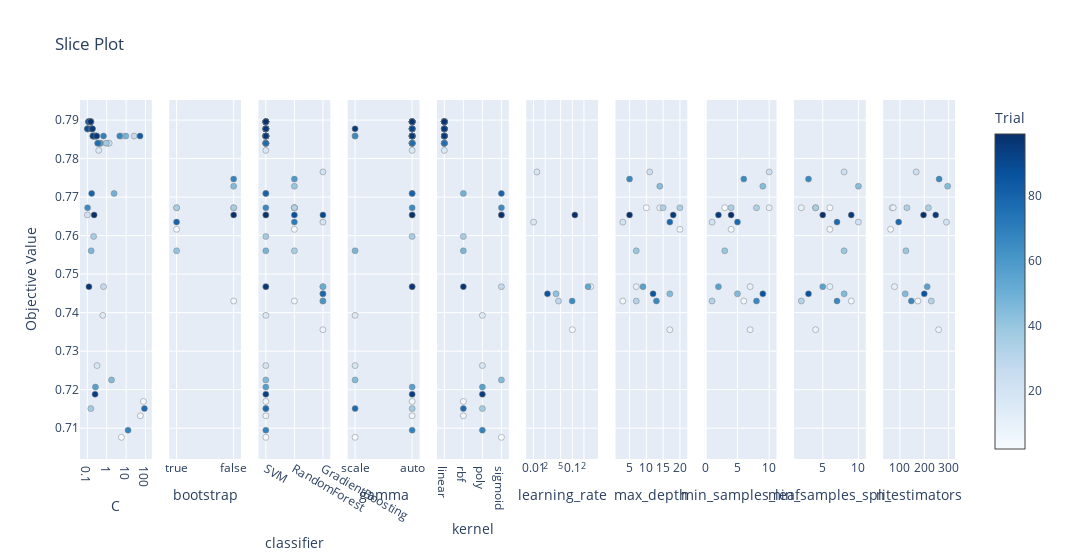

Notebook source saved alongside this figure:
### Code cell
# 3. Slice Plot
plot_slice(study).show()

### Figure 1 — Plotly figure (JSON) as saved in the notebook; plotly's stock layout.template omitted (floating-point values rounded to 4 significant figures)
{"data": [{"marker": {"color": [2, 4, 6, 9, 10, 11, 12, 13, 14, 15, 16, 18, 20, 21, 22, 23, 24, 25, 26, 27, 31, 32, 33, 34, 36, 37, 38, 41, 42, 43, 44, 45, 46, 47, 48, 49, 51, 52, 53, 54, 55, 56, 57, 58, 61, 62, 63, 64, 65, 66, 67, 68, 69, 71, 72, 73, 74, 75, 76, 77, 79, 80, 81, 82, 83, 84, 85, 86, 88, 89, 91, 92, 93, 94, 95, 96, 97, 98, 99], "colorbar": {"title": {"text": "Trial"}, "x": 1, "xpad": 40}, "colorscale": [[0, "rgb(247,251,255)"], [0.125, "rgb(222,235,247)"], [0.25, "rgb(198,219,239)"], [0.375, "rgb(158,202,225)"], [0.5, "rgb(107,174,214)"], [0.625, "rgb(66,146,198)"], [0.75, "rgb(33,113,181)"], [0.875, "rgb(8,81,156)"], [1, "rgb(8,48,107)"]], "line": {"color": "Grey", "width": 0.5}, "showscale": true}, "mode": "markers", "name": "Feasible Trial", "showlegend": false, "type": "scatter", "x": [5.737, 78.49, 54.84, 1.117, 0.1179, 0.1167, 0.1075, 0.1049, 0.6283, 0.3867, 5.707, 0.3178, 0.1005, 0.1488, 0.2656, 1.338, 0.2265, 0.2218, 25.97, 0.6882, 0.1047, 0.1508, 0.1943, 0.5098, 0.2111, 0.1514, 0.9468, 0.1472, 0.1617, 0.3386, 0.1541, 1.775, 0.4389, 0.1578, 9.71, 2.407, 0.152, 0.1362, 0.2869, 0.1001, 0.1723, 0.2619, 0.1339, 0.4364, 0.1393, 0.1972, 0.1317, 0.2945, 0.1031, 0.2049, 4.713, 12.65, 0.6856, 0.1313, 0.1262, 0.1756, 0.2287, 0.1267, 0.3491, 88.47, 0.2487, 0.1673, 0.1348, 52.74, 0.1144, 0.164, 0.2133, 0.1441, 0.1176, 0.1019, 0.1596, 0.1928, 0.1412, 0.2514, 0.1864, 0.3031, 0.1213, 0.1479, 0.2249], "xaxis": "x", "y": [0.7076, 0.7169, 0.7132, 0.784, 0.7896, 0.7896, 0.7877, 0.7877, 0.7393, 0.7821, 0.7858, 0.7263, 0.7654, 0.7896, 0.7858, 0.784, 0.7858, 0.7858, 0.7858, 0.7467, 0.7877, 0.7896, 0.7858, 0.784, 0.7598, 0.7151, 0.784, 0.7896, 0.7877, 0.784, 0.7896, 0.7225, 0.784, 0.7561, 0.7858, 0.7709, 0.7896, 0.7896, 0.7858, 0.7877, 0.7877, 0.7207, 0.7896, 0.784, 0.7896, 0.7858, 0.7896, 0.7858, 0.7672, 0.7858, 0.7858, 0.7095, 0.7858, 0.7896, 0.7896, 0.7877, 0.7858, 0.7896, 0.784, 0.7151, 0.7858, 0.7709, 0.7896, 0.7858, 0.7896, 0.7877, 0.7858, 0.7896, 0.7896, 0.7877, 0.7877, 0.7858, 0.7896, 0.7188, 0.7877, 0.7858, 0.7467, 0.7896, 0.7654], "yaxis": "y"}, {"marker": {"color": [0, 1, 3, 7, 29, 30, 35, 39, 59, 70, 87], "colorbar": {"title": {"text": "Trial"}, "x": 1, "xpad": 40}, "colorscale": [[0, "rgb(247,251,255)"], [0.125, "rgb(222,235,247)"], [0.25, "rgb(198,219,239)"], [0.375, "rgb(158,202,225)"], [0.5, "rgb(107,174,214)"], [0.625, "rgb(66,146,198)"], [0.75, "rgb(33,113,181)"], [0.875, "rgb(8,81,156)"], [1, "rgb(8,48,107)"]], "line": {"color": "Grey", "width": 0.5}, "showscale": false}, "mode": "markers", "name": "Feasible Trial", "showlegend": false, "type": "scatter", "x": [false, true, false, true, true, false, true, false, false, true, false], "xaxis": "x2", "y": [0.7672, 0.7616, 0.743, 0.7672, 0.7672, 0.7672, 0.7561, 0.7728, 0.7747, 0.7635, 0.7654], "yaxis": "y2"}, {"marker": {"color": [0, 1, 2, 3, 4, 5, 6, 7, 8, 9, 10, 11, 12, 13, 14, 15, 16, 17, 18, 19, 20, 21, 22, 23, 24, 25, 26, 27, 28, 29, 30, 31, 32, 33, 34, 35, 36, 37, 38, 39, 40, 41, 42, 43, 44, 45, 46, 47, 48, 49, 50, 51, 52, 53, 54, 55, 56, 57, 58, 59, 60, 61, 62, 63, 64, 65, 66, 67, 68, 69, 70, 71, 72, 73, 74, 75, 76, 77, 78, 79, 80, 81, 82, 83, 84, 85, 86, 87, 88, 89, 90, 91, 92, 93, 94, 95, 96, 97, 98, 99], "colorbar": {"title": {"text": "Trial"}, "x": 1, "xpad": 40}, "colorscale": [[0, "rgb(247,251,255)"], [0.125, "rgb(222,235,247)"], [0.25, "rgb(198,219,239)"], [0.375, "rgb(158,202,225)"], [0.5, "rgb(107,174,214)"], [0.625, "rgb(66,146,198)"], [0.75, "rgb(33,113,181)"], [0.875, "rgb(8,81,156)"], [1, "rgb(8,48,107)"]], "line": {"color": "Grey", "width": 0.5}, "showscale": false}, "mode": "markers", "name": "Feasible Trial", "showlegend": false, "type": "scatter", "x": ["RandomForest", "RandomForest", "SVM", "RandomForest", "SVM", "GradientBoosting", "SVM", "RandomForest", "GradientBoosting", "SVM", "SVM", "SVM", "SVM", "SVM", "SVM", "SVM", "SVM", "GradientBoosting", "SVM", "GradientBoosting", "SVM", "SVM", "SVM", "SVM", "SVM", "SVM", "SVM", "SVM", "GradientBoosting", "RandomForest", "RandomForest", "SVM", "SVM", "SVM", "SVM", "RandomForest", "SVM", "SVM", "SVM", "RandomForest", "GradientBoosting", "SVM", "SVM", "SVM", "SVM", "SVM", "SVM", "SVM", "SVM", "SVM", "GradientBoosting", "SVM", "SVM", "SVM", "SVM", "SVM", "SVM", "SVM", "SVM", "RandomForest", "GradientBoosting", "SVM", "SVM", "SVM", "SVM", "SVM", "SVM", "SVM", "SVM", "SVM", "RandomForest", "SVM", "SVM", "SVM", "SVM", "SVM", "SVM", "SVM", "GradientBoosting", "SVM", "SVM", "SVM", "SVM", "SVM", "SVM", "SVM", "SVM", "RandomForest", "SVM", "SVM", "GradientBoosting", "SVM", "SVM", "SVM", "SVM", "SVM", "SVM", "SVM", "SVM", "SVM"], "xaxis": "x3", "y": [0.7672, 0.7616, 0.7076, 0.743, 0.7169, 0.7356, 0.7132, 0.7672, 0.7467, 0.784, 0.7896, 0.7896, 0.7877, 0.7877, 0.7393, 0.7821, 0.7858, 0.7635, 0.7263, 0.7765, 0.7654, 0.7896, 0.7858, 0.784, 0.7858, 0.7858, 0.7858, 0.7467, 0.743, 0.7672, 0.7672, 0.7877, 0.7896, 0.7858, 0.784, 0.7561, 0.7598, 0.7151, 0.784, 0.7728, 0.7449, 0.7896, 0.7877, 0.784, 0.7896, 0.7225, 0.784, 0.7561, 0.7858, 0.7709, 0.7467, 0.7896, 0.7896, 0.7858, 0.7877, 0.7877, 0.7207, 0.7896, 0.784, 0.7747, 0.743, 0.7896, 0.7858, 0.7896, 0.7858, 0.7672, 0.7858, 0.7858, 0.7095, 0.7858, 0.7635, 0.7896, 0.7896, 0.7877, 0.7858, 0.7896, 0.784, 0.7151, 0.7449, 0.7858, 0.7709, 0.7896, 0.7858, 0.7896, 0.7877, 0.7858, 0.7896, 0.7654, 0.7896, 0.7877, 0.7654, 0.7877, 0.7858, 0.7896, 0.7188, 0.7877, 0.7858, 0.7467, 0.7896, 0.7654], "yaxis": "y3"}, {"marker": {"color": [2, 4, 6, 9, 10, 11, 12, 13, 14, 15, 16, 18, 20, 21, 22, 23, 24, 25, 26, 27, 31, 32, 33, 34, 36, 37, 38, 41, 42, 43, 44, 45, 46, 47, 48, 49, 51, 52, 53, 54, 55, 56, 57, 58, 61, 62, 63, 64, 65, 66, 67, 68, 69, 71, 72, 73, 74, 75, 76, 77, 79, 80, 81, 82, 83, 84, 85, 86, 88, 89, 91, 92, 93, 94, 95, 96, 97, 98, 99], "colorbar": {"title": {"text": "Trial"}, "x": 1, "xpad": 40}, "colorscale": [[0, "rgb(247,251,255)"], [0.125, "rgb(222,235,247)"], [0.25, "rgb(198,219,239)"], [0.375, "rgb(158,202,225)"], [0.5, "rgb(107,174,214)"], [0.625, "rgb(66,146,198)"], [0.75, "rgb(33,113,181)"], [0.875, "rgb(8,81,156)"], [1, "rgb(8,48,107)"]], "line": {"color": "Grey", "width": 0.5}, "showscale": false}, "mode": "markers", "name": "Feasible Trial", "showlegend": false, "type": "scatter", "x": ["scale", "auto", "auto", "auto", "auto", "auto", "auto", "auto", "scale", "auto", "auto", "scale", "auto", "auto", "auto", "auto", "auto", "auto", "scale", "auto", "auto", "auto", "auto", "auto", "auto", "auto", "auto", "auto", "auto", "auto", "auto", "scale", "auto", "scale", "auto", "auto", "auto", "auto", "auto", "auto", "auto", "auto", "auto", "auto", "auto", "auto", "auto", "auto", "auto", "scale", "auto", "auto", "auto", "auto", "auto", "auto", "auto", "auto", "auto", "scale", "auto", "auto", "auto", "auto", "auto", "auto", "auto", "auto", "auto", "auto", "auto", "auto", "auto", "auto", "scale", "auto", "auto", "auto", "auto"], "xaxis": "x4", "y": [0.7076, 0.7169, 0.7132, 0.784, 0.7896, 0.7896, 0.7877, 0.7877, 0.7393, 0.7821, 0.7858, 0.7263, 0.7654, 0.7896, 0.7858, 0.784, 0.7858, 0.7858, 0.7858, 0.7467, 0.7877, 0.7896, 0.7858, 0.784, 0.7598, 0.7151, 0.784, 0.7896, 0.7877, 0.784, 0.7896, 0.7225, 0.784, 0.7561, 0.7858, 0.7709, 0.7896, 0.7896, 0.7858, 0.7877, 0.7877, 0.7207, 0.7896, 0.784, 0.7896, 0.7858, 0.7896, 0.7858, 0.7672, 0.7858, 0.7858, 0.7095, 0.7858, 0.7896, 0.7896, 0.7877, 0.7858, 0.7896, 0.784, 0.7151, 0.7858, 0.7709, 0.7896, 0.7858, 0.7896, 0.7877, 0.7858, 0.7896, 0.7896, 0.7877, 0.7877, 0.7858, 0.7896, 0.7188, 0.7877, 0.7858, 0.7467, 0.7896, 0.7654], "yaxis": "y4"}, {"marker": {"color": [2, 4, 6, 9, 10, 11, 12, 13, 14, 15, 16, 18, 20, 21, 22, 23, 24, 25, 26, 27, 31, 32, 33, 34, 36, 37, 38, 41, 42, 43, 44, 45, 46, 47, 48, 49, 51, 52, 53, 54, 55, 56, 57, 58, 61, 62, 63, 64, 65, 66, 67, 68, 69, 71, 72, 73, 74, 75, 76, 77, 79, 80, 81, 82, 83, 84, 85, 86, 88, 89, 91, 92, 93, 94, 95, 96, 97, 98, 99], "colorbar": {"title": {"text": "Trial"}, "x": 1, "xpad": 40}, "colorscale": [[0, "rgb(247,251,255)"], [0.125, "rgb(222,235,247)"], [0.25, "rgb(198,219,239)"], [0.375, "rgb(158,202,225)"], [0.5, "rgb(107,174,214)"], [0.625, "rgb(66,146,198)"], [0.75, "rgb(33,113,181)"], [0.875, "rgb(8,81,156)"], [1, "rgb(8,48,107)"]], "line": {"color": "Grey", "width": 0.5}, "showscale": false}, "mode": "markers", "name": "Feasible Trial", "showlegend": false, "type": "scatter", "x": ["sigmoid", "rbf", "rbf", "linear", "linear", "linear", "linear", "linear", "poly", "linear", "linear", "poly", "sigmoid", "linear", "linear", "linear", "linear", "linear", "linear", "sigmoid", "linear", "linear", "linear", "linear", "rbf", "poly", "linear", "linear", "linear", "linear", "linear", "sigmoid", "linear", "rbf", "linear", "rbf", "linear", "linear", "linear", "linear", "linear", "poly", "linear", "linear", "linear", "linear", "linear", "linear", "sigmoid", "linear", "linear", "poly", "linear", "linear", "linear", "linear", "linear", "linear", "linear", "rbf", "linear", "sigmoid", "linear", "linear", "linear", "linear", "linear", "linear", "linear", "linear", "linear", "linear", "linear", "poly", "linear", "linear", "rbf", "linear", "sigmoid"], "xaxis": "x5", "y": [0.7076, 0.7169, 0.7132, 0.784, 0.7896, 0.7896, 0.7877, 0.7877, 0.7393, 0.7821, 0.7858, 0.7263, 0.7654, 0.7896, 0.7858, 0.784, 0.7858, 0.7858, 0.7858, 0.7467, 0.7877, 0.7896, 0.7858, 0.784, 0.7598, 0.7151, 0.784, 0.7896, 0.7877, 0.784, 0.7896, 0.7225, 0.784, 0.7561, 0.7858, 0.7709, 0.7896, 0.7896, 0.7858, 0.7877, 0.7877, 0.7207, 0.7896, 0.784, 0.7896, 0.7858, 0.7896, 0.7858, 0.7672, 0.7858, 0.7858, 0.7095, 0.7858, 0.7896, 0.7896, 0.7877, 0.7858, 0.7896, 0.784, 0.7151, 0.7858, 0.7709, 0.7896, 0.7858, 0.7896, 0.7877, 0.7858, 0.7896, 0.7896, 0.7877, 0.7877, 0.7858, 0.7896, 0.7188, 0.7877, 0.7858, 0.7467, 0.7896, 0.7654], "yaxis": "y5"}, {"marker": {"color": [5, 8, 17, 19, 28, 40, 50, 60, 78, 90], "colorbar": {"title": {"text": "Trial"}, "x": 1, "xpad": 40}, "colorscale": [[0, "rgb(247,251,255)"], [0.125, "rgb(222,235,247)"], [0.25, "rgb(198,219,239)"], [0.375, "rgb(158,202,225)"], [0.5, "rgb(107,174,214)"], [0.625, "rgb(66,146,198)"], [0.75, "rgb(33,113,181)"], [0.875, "rgb(8,81,156)"], [1, "rgb(8,48,107)"]], "line": {"color": "Grey", "width": 0.5}, "showscale": false}, "mode": "markers", "name": "Feasible Trial", "showlegend": false, "type": "scatter", "x": [0.1005, 0.2976, 0.01004, 0.01222, 0.04411, 0.0381, 0.2551, 0.09919, 0.02285, 0.1164], "xaxis": "x6", "y": [0.7356, 0.7467, 0.7635, 0.7765, 0.743, 0.7449, 0.7467, 0.743, 0.7449, 0.7654], "yaxis": "y6"}, {"marker": {"color": [0, 1, 3, 5, 7, 8, 17, 19, 28, 29, 30, 35, 39, 40, 50, 59, 60, 70, 78, 87, 90], "colorbar": {"title": {"text": "Trial"}, "x": 1, "xpad": 40}, "colorscale": [[0, "rgb(247,251,255)"], [0.125, "rgb(222,235,247)"], [0.25, "rgb(198,219,239)"], [0.375, "rgb(158,202,225)"], [0.5, "rgb(107,174,214)"], [0.625, "rgb(66,146,198)"], [0.75, "rgb(33,113,181)"], [0.875, "rgb(8,81,156)"], [1, "rgb(8,48,107)"]], "line": {"color": "Grey", "width": 0.5}, "showscale": false}, "mode": "markers", "name": "Feasible Trial", "showlegend": false, "type": "scatter", "x": [10, 20, 3, 17, 14, 7, 3, 11, 7, 15, 20, 7, 14, 17, 9, 5, 13, 17, 12, 18, 5], "xaxis": "x7", "y": [0.7672, 0.7616, 0.743, 0.7356, 0.7672, 0.7467, 0.7635, 0.7765, 0.743, 0.7672, 0.7672, 0.7561, 0.7728, 0.7449, 0.7467, 0.7747, 0.743, 0.7635, 0.7449, 0.7654, 0.7654], "yaxis": "y7"}, {"marker": {"color": [0, 1, 3, 5, 7, 8, 17, 19, 28, 29, 30, 35, 39, 40, 50, 59, 60, 70, 78, 87, 90], "colorbar": {"title": {"text": "Trial"}, "x": 1, "xpad": 40}, "colorscale": [[0, "rgb(247,251,255)"], [0.125, "rgb(222,235,247)"], [0.25, "rgb(198,219,239)"], [0.375, "rgb(158,202,225)"], [0.5, "rgb(107,174,214)"], [0.625, "rgb(66,146,198)"], [0.75, "rgb(33,113,181)"], [0.875, "rgb(8,81,156)"], [1, "rgb(8,48,107)"]], "line": {"color": "Grey", "width": 0.5}, "showscale": false}, "mode": "markers", "name": "Feasible Trial", "showlegend": false, "type": "scatter", "x": [3, 4, 6, 7, 10, 7, 1, 10, 1, 8, 4, 3, 9, 5, 2, 6, 8, 5, 9, 2, 4], "xaxis": "x8", "y": [0.7672, 0.7616, 0.743, 0.7356, 0.7672, 0.7467, 0.7635, 0.7765, 0.743, 0.7672, 0.7672, 0.7561, 0.7728, 0.7449, 0.7467, 0.7747, 0.743, 0.7635, 0.7449, 0.7654, 0.7654], "yaxis": "y8"}, {"marker": {"color": [0, 1, 3, 5, 7, 8, 17, 19, 28, 29, 30, 35, 39, 40, 50, 59, 60, 70, 78, 87, 90], "colorbar": {"title": {"text": "Trial"}, "x": 1, "xpad": 40}, "colorscale": [[0, "rgb(247,251,255)"], [0.125, "rgb(222,235,247)"], [0.25, "rgb(198,219,239)"], [0.375, "rgb(158,202,225)"], [0.5, "rgb(107,174,214)"], [0.625, "rgb(66,146,198)"], [0.75, "rgb(33,113,181)"], [0.875, "rgb(8,81,156)"], [1, "rgb(8,48,107)"]], "line": {"color": "Grey", "width": 0.5}, "showscale": false}, "mode": "markers", "name": "Feasible Trial", "showlegend": false, "type": "scatter", "x": [6, 6, 9, 4, 2, 6, 10, 8, 2, 4, 4, 8, 10, 8, 5, 3, 7, 7, 3, 9, 5], "xaxis": "x9", "y": [0.7672, 0.7616, 0.743, 0.7356, 0.7672, 0.7467, 0.7635, 0.7765, 0.743, 0.7672, 0.7672, 0.7561, 0.7728, 0.7449, 0.7467, 0.7747, 0.743, 0.7635, 0.7449, 0.7654, 0.7654], "yaxis": "y9"}, {"marker": {"color": [0, 1, 3, 5, 7, 8, 17, 19, 28, 29, 30, 35, 39, 40, 50, 59, 60, 70, 78, 87, 90], "colorbar": {"title": {"text": "Trial"}, "x": 1, "xpad": 40}, "colorscale": [[0, "rgb(247,251,255)"], [0.125, "rgb(222,235,247)"], [0.25, "rgb(198,219,239)"], [0.375, "rgb(158,202,225)"], [0.5, "rgb(107,174,214)"], [0.625, "rgb(66,146,198)"], [0.75, "rgb(33,113,181)"], [0.875, "rgb(8,81,156)"], [1, "rgb(8,48,107)"]], "line": {"color": "Grey", "width": 0.5}, "showscale": false}, "mode": "markers", "name": "Feasible Trial", "showlegend": false, "type": "scatter", "x": [68, 62, 174, 259, 73, 78, 291, 167, 229, 129, 217, 125, 296, 122, 212, 261, 147, 95, 200, 247, 197], "xaxis": "x10", "y": [0.7672, 0.7616, 0.743, 0.7356, 0.7672, 0.7467, 0.7635, 0.7765, 0.743, 0.7672, 0.7672, 0.7561, 0.7728, 0.7449, 0.7467, 0.7747, 0.743, 0.7635, 0.7449, 0.7654, 0.7654], "yaxis": "y10"}], "layout": {"title": {"text": "Slice Plot"}, "width": 3000, "xaxis": {"anchor": "y", "domain": [0, 0.082], "title": {"text": "C"}, "type": "log"}, "xaxis10": {"anchor": "y10", "domain": [0.918, 1.0], "title": {"text": "n_estimators"}}, "xaxis2": {"anchor": "y2", "categoryarray": [true, false], "categoryorder": "array", "domain": [0.102, 0.184], "title": {"text": "bootstrap"}, "type": "category"}, "xaxis3": {"anchor": "y3", "categoryarray": ["SVM", "RandomForest", "GradientBoosting"], "categoryorder": "array", "domain": [0.204, 0.286], "title": {"text": "classifier"}, "type": "category"}, "xaxis4": {"anchor": "y4", "categoryarray": ["scale", "auto"], "categoryorder": "array", "domain": [0.306, 0.388], "title": {"text": "gamma"}, "type": "category"}, "xaxis5": {"anchor": "y5", "categoryarray": ["linear", "rbf", "poly", "sigmoid"], "categoryorder": "array", "domain": [0.408, 0.49], "title": {"text": "kernel"}, "type": "category"}, "xaxis6": {"anchor": "y6", "domain": [0.51, 0.592], "title": {"text": "learning_rate"}, "type": "log"}, "xaxis7": {"anchor": "y7", "domain": [0.612, 0.694], "title": {"text": "max_depth"}}, "xaxis8": {"anchor": "y8", "domain": [0.714, 0.796], "title": {"text": "min_samples_leaf"}}, "xaxis9": {"anchor": "y9", "domain": [0.816, 0.898], "title": {"text": "min_samples_split"}}, "yaxis": {"anchor": "x", "domain": [0, 1], "title": {"text": "Objective Value"}}, "yaxis10": {"anchor": "x10", "domain": [0, 1], "matches": "y", "showticklabels": false}, "yaxis2": {"anchor": "x2", "domain": [0, 1], "matches": "y", "showticklabels": false}, "yaxis3": {"anchor": "x3", "domain": [0, 1], "matches": "y", "showticklabels": false}, "yaxis4": {"anchor": "x4", "domain": [0, 1], "matches": "y", "showticklabels": false}, "yaxis5": {"anchor": "x5", "domain": [0, 1], "matches": "y", "showticklabels": false}, "yaxis6": {"anchor": "x6", "domain": [0, 1], "matches": "y", "showticklabels": false}, "yaxis7": {"anchor": "x7", "domain": [0, 1], "matches": "y", "showticklabels": false}, "yaxis8": {"anchor": "x8", "domain": [0, 1], "matches": "y", "showticklabels": false}, "yaxis9": {"anchor": "x9", "domain": [0, 1], "matches": "y", "showticklabels": false}}}
